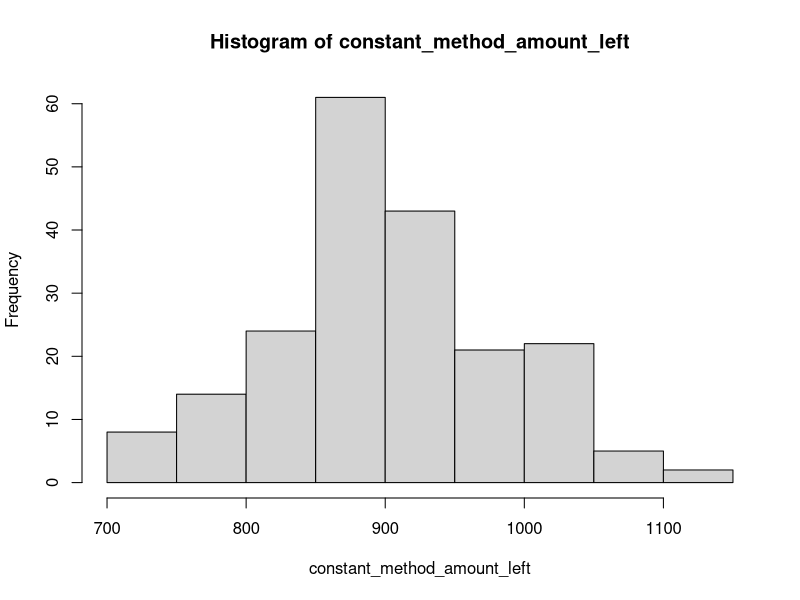
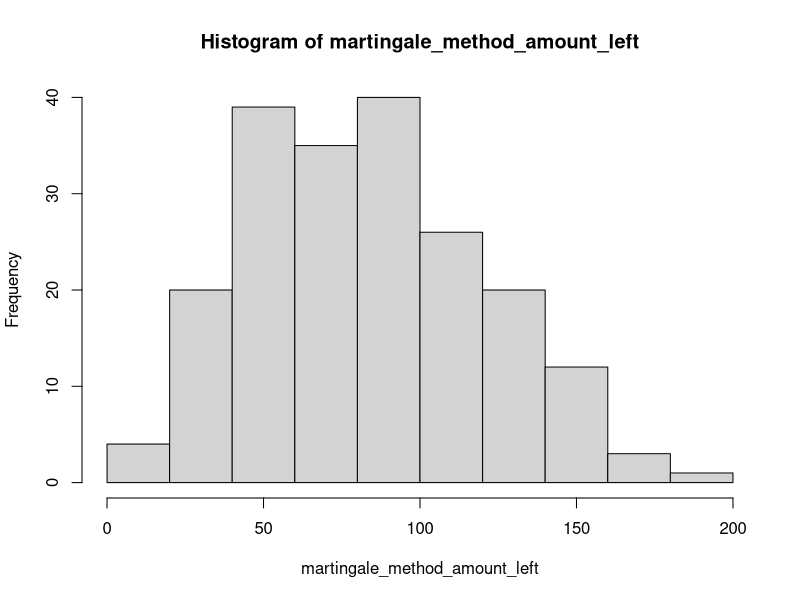

The R script that drew these images, in order:
# m = inital amount of money
# c = amount betted at start
# n = max number of rounds per iteration
# I = number of iterations

#Doubling method
Martingale <-function(m,c,n,I){
	roundStats<-matrix(nrow=I,ncol=2) #Keeps track of round number and money left
	for (i in 1:I) {
		currentMoney <- m #Money available for betting
		currentBet <- c #Doubling method doubles this value after every failed bet
		roundNumber <- 0 
		for(j in 1:n){
			if(currentBet <= currentMoney){ #Stops simulation if not enough money to bet
				roundNumber <- j #Assignment to put it in statistics
				randNum <- rbinom(n=1, size=1, prob = c(0.5, 0.5))
				if(randNum == 1){ #Random number generation, 1 if wheel lands on color bet on
					currentMoney <- currentMoney + 2*c #Add to current money if won bet
				}
				else{ #Reduce bet from currentMoney and double next bet
					currentMoney = currentMoney - currentBet
					currentBet = currentBet*2	
				}
			}
		}
		#add the round number and the money from the previous round to the matrix
		roundStats[i,]<- c(roundNumber,currentMoney)		
 	}
	return(roundStats)
}

#Constant Bet method
ConstantBet <-function(m,c,n,I){
	roundStats<-matrix(nrow=I,ncol=2) #Keeps track of round number and money left
	for (i in 1:I) {
		currentMoney <- m #Money available for betting
		roundNumber <- 0
		for(j in 1:n){
			if(c <= currentMoney){
				roundNumber <- j #Assignment to put it in statistics
				randNum <- rbinom(n=1, size=1, prob = c(0.5, 0.5)) #Random number generation, 1 if wheel lands on color bet on
				if(randNum == 1){currentMoney = currentMoney + 2*c} #Add to current money if won bet
				else{currentMoney = currentMoney - c} #Reduce bet from currentMoney
			}
		}
		#add the round number and the money from the previous round to the matrix
		roundStats[i,]<- c(roundNumber,currentMoney)
 	}
	return(roundStats)
}

#Calling the functions and getting the matricies as return values
constantArray = ConstantBet(650,5,100,200)
martingaleArray = Martingale(650,5,100,200)

#Vector that contains the money left for both methods
constant_method_amount_left <- constantArray[,2]
martingale_method_amount_left <- martingaleArray[,2]

#Matrix to add values with names
constantStats<-matrix(nrow=2,ncol=5)
martingaleStats<-matrix(nrow=2,ncol=5)

#Adding names to line up with values
constantStats[1,] <- c("Mean","Median","Variance","Minimum","Maximum")
martingaleStats[1,] <- c("Mean","Median","Variance","Minimum","Maximum")

#Values for constant bet method
#Mean Meadian Variance Min Max
constantStats[2,] <- c(mean(constant_method_amount_left),median(constant_method_amount_left),var(constant_method_amount_left),min(constant_method_amount_left),max(constant_method_amount_left))

#Histogram for the money left after constant bet method
hist(constant_method_amount_left)

#Values for martingale bet method
#Mean Meadian Variance Min Max
martingaleStats[2,] <- c(mean(martingale_method_amount_left),median(martingale_method_amount_left),var(martingale_method_amount_left),min(martingale_method_amount_left),max(martingale_method_amount_left))

#Histogram for the money left after martingale bet method
hist(martingale_method_amount_left)